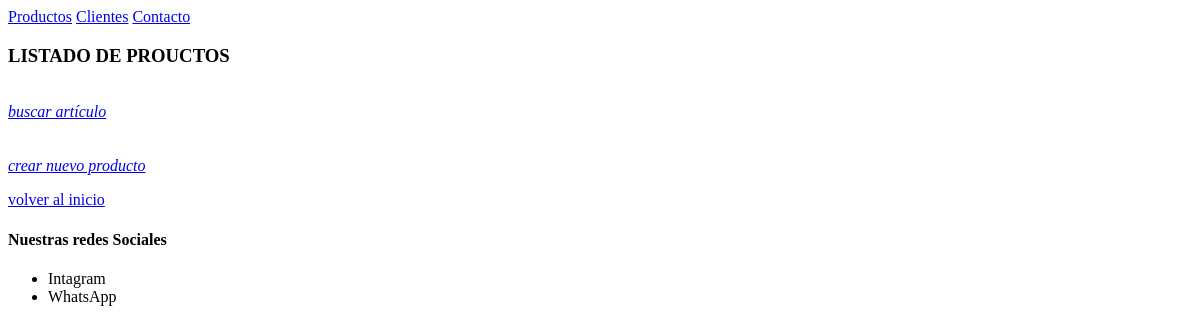
The page /app/productos/ on the database as committed earlier.
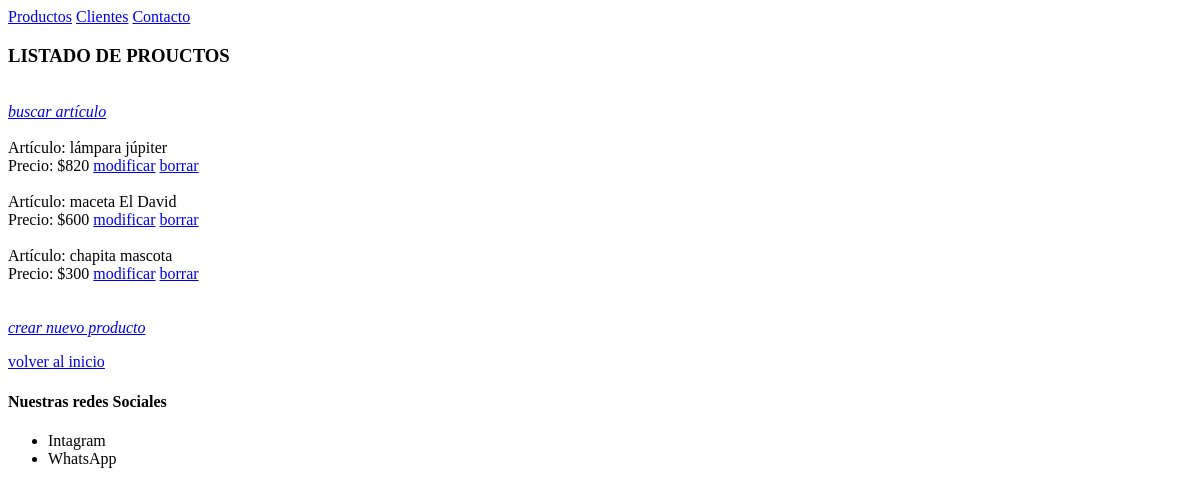
The same page on the database as committed later.
### app/models.py (models this page shows, shortened)
class Producto(models.Model):
    articulo = models.CharField(max_length=50)
    seccion = models.CharField(max_length=50)
    descripcion = models.CharField(max_length=100)
    precio_unitario = models.IntegerField()

### app/views.py (the view)
# urls.py: path('productos/',ProductListView.as_view(),name="productos"),
class ProductListView(ListView):
    def get(self,request,*args,**kwargs):
        productos = Producto.objects.all()
        context = {
            'productos':productos
        }
        return render(request,'productos_list.html',context)

### templates/productos_list.html (shortened to what this page needs)
{% extends "padre.html" %}
{% block loquecambia %}
    <h3>LISTADO DE PROUCTOS</h3>
    <br>
    <a href="{%url 'app:buscar_producto'%}"><i>buscar artículo</i></a>
    <br>
    <br>
    {%for p in productos%}
        Artículo: {{p.articulo}}
        <br>
        Precio: ${{p.precio_unitario}}
        <a href="{%url 'app:modificar_producto' p.id %}">modificar</a>
        <a href="{%url 'app:borrar_producto' p.id %}">borrar</a>
        <br>
        <br>
    {%endfor%}
    <br>
    <a href="{%url 'app:crear_producto'%}"><i>crear nuevo producto</i></a>
    <a href="{% url 'inicio' %}">volver al inicio</a>
{% endblock %}

### templates/padre.html (shortened to what this page needs)
{% load static %}
<!DOCTYPE html>
<html lang="en">
<head>
</head>
<body>
    {% include "barra.html" %}
    {% block loquecambia %}
    {% endblock %}
    {% include "footer.html" %}
</body>
</html>

### templates/barra.html (shortened to what this page needs)
<!DOCTYPE html>
<html lang="en">
<head>
</head>
<body>
    <nav class="navbar navbar-light bg-light static-top">
        <div class="container">
            <a href="{% url 'app:productos' %}">Productos</a>
            <a href="{% url 'app:clientes' %}">Clientes</a>
            <a href="{% url 'app:contacto' %}">Contacto</a>
        </div>
    </nav>
</body>
</html>

### templates/footer.html (shortened to what this page needs)
<!DOCTYPE html>
<html lang="en">
<head>
</head>
<body>
    <footer>
        <h4>Nuestras redes Sociales</h4>
        <ul>
            <li>Intagram</li>
            <li>WhatsApp</li>
        </ul>
    </footer>
</body>
</html>

Rows that differ between the two databases and show on the page:
added Producto: articulo "lámpara júpiter", precio_unitario "820"
added Producto: articulo "maceta El David", precio_unitario "600"
added Producto: articulo "chapita mascota", precio_unitario "300"
